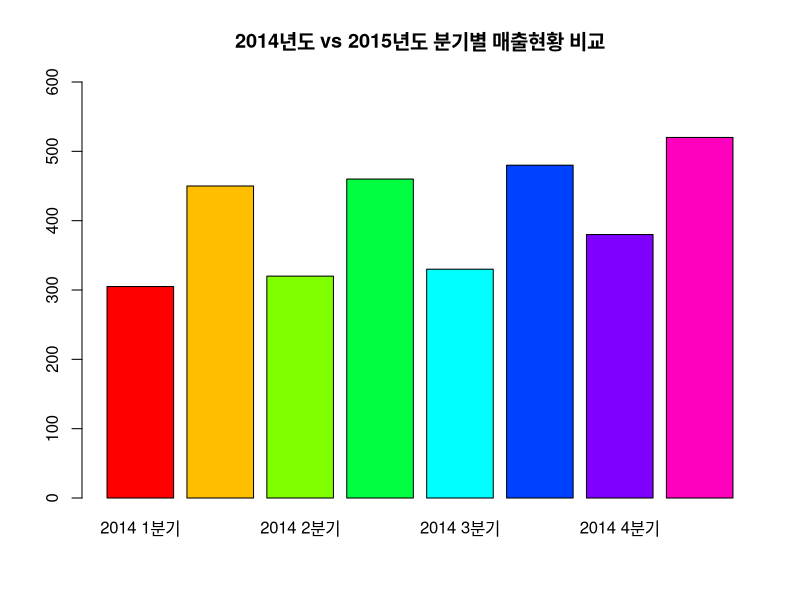
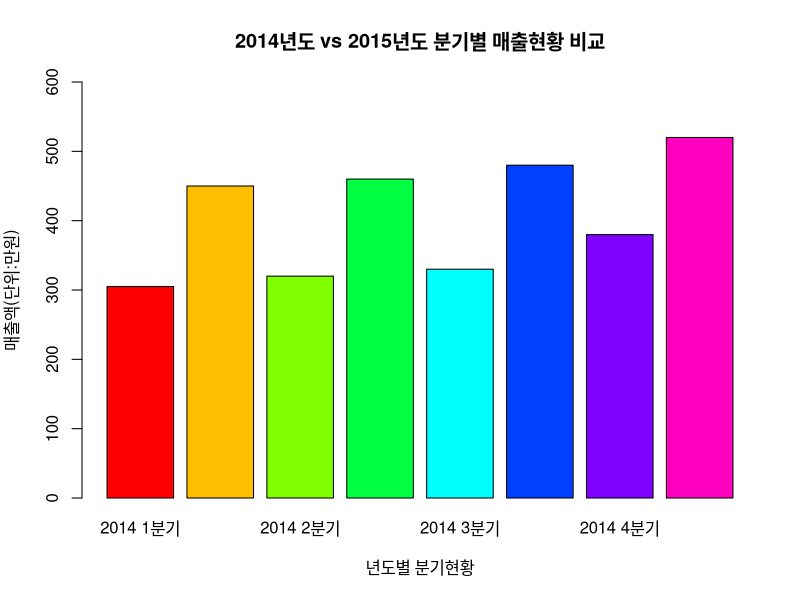
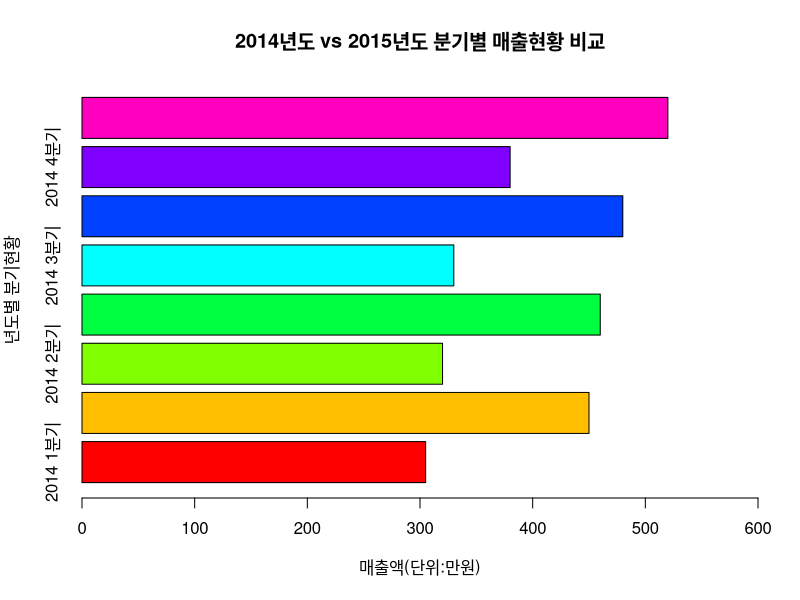
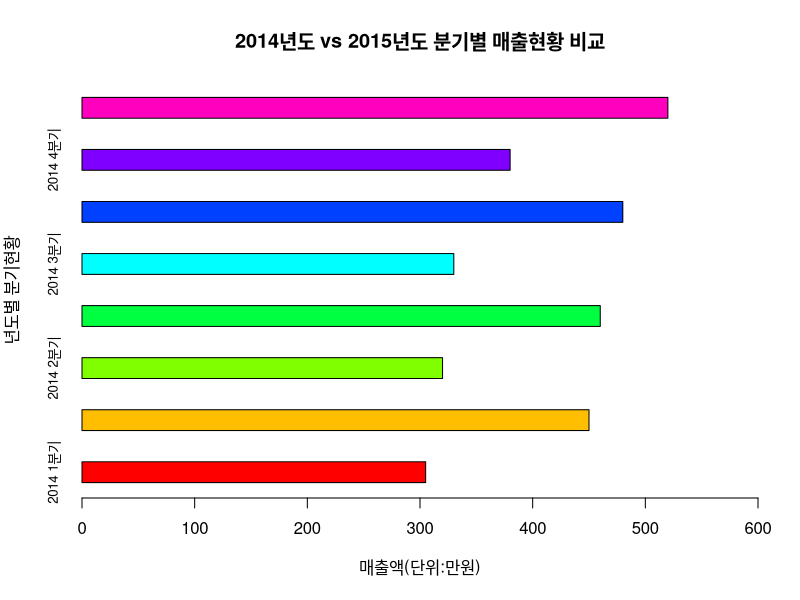
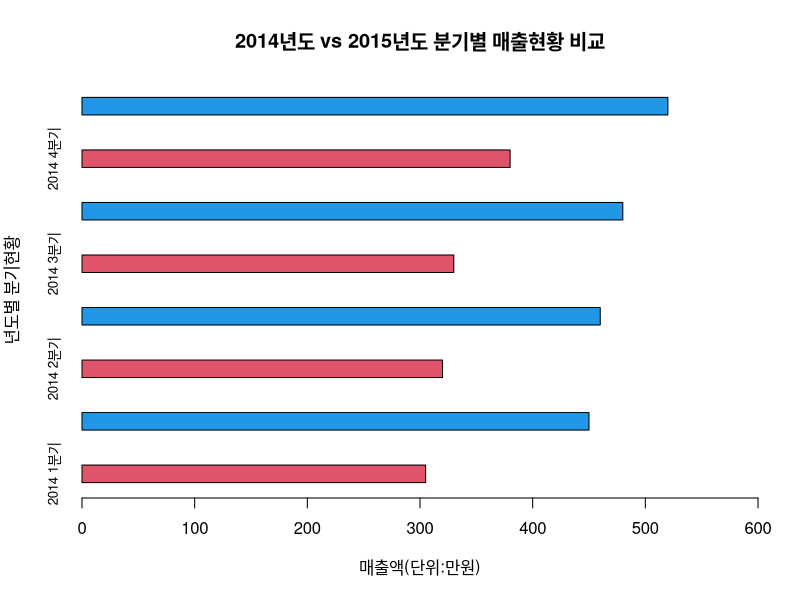
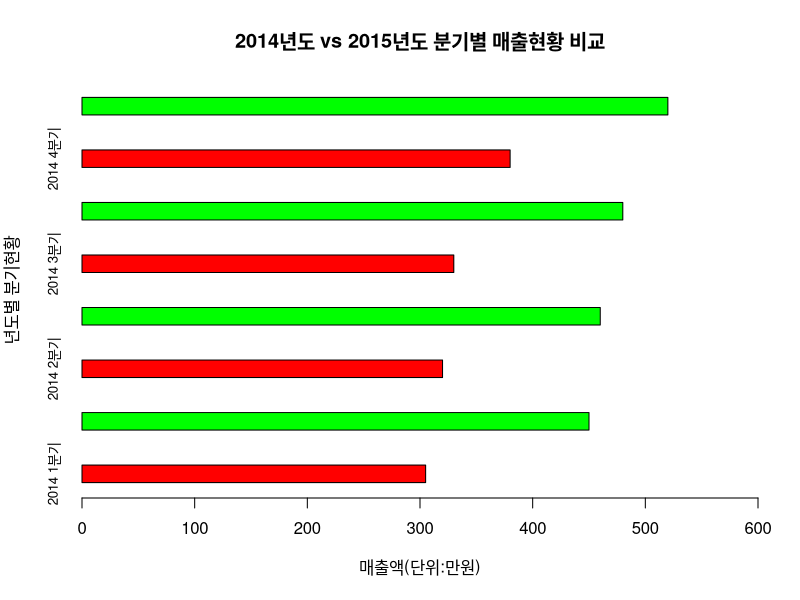
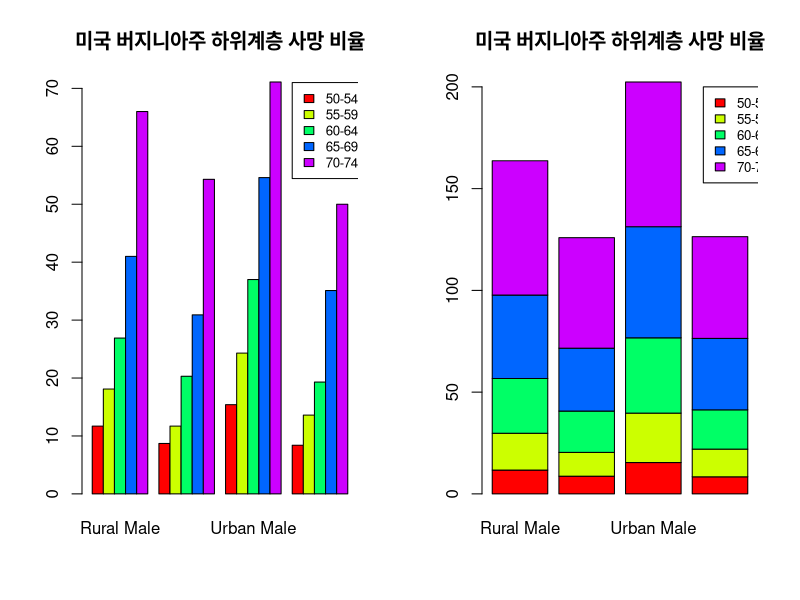
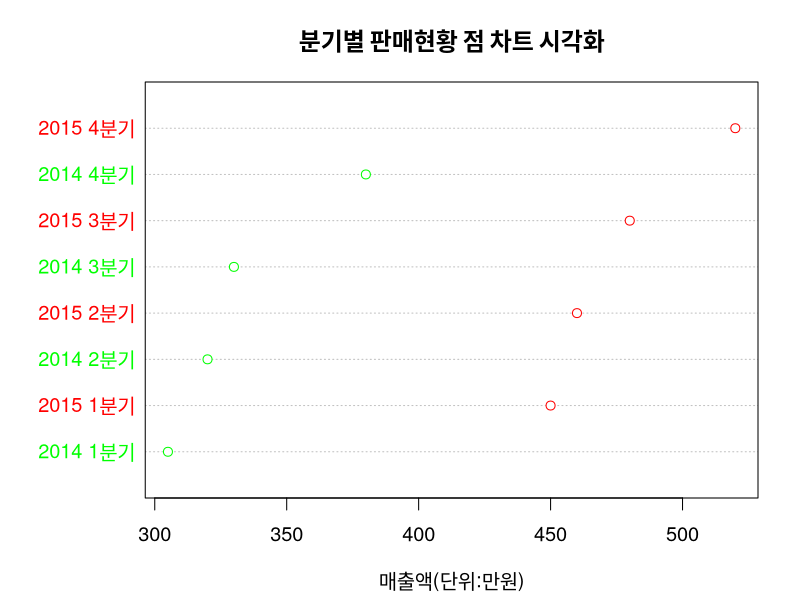

The R source for these figures, in order: (Note: this script raises an error after producing the figures.)
# chap05_DataVisualization

######################################
##  Chapter05. 데이터 시각화 
######################################

# 이산변수와 연속변수 시각화 

# 1. 이산변수(discreate quantitative data) 시각화
#  - 정수 단위로 나누어 측정할 수 있는 변수 

#  1) 막대차트 시각화 
#    (1) 세로 막대 차트 

# 막대 차트 데이터 생성 
chart_data <- c(305,450,320,460,330,480,380,520)
names(chart_data) <- c("2014 1분기","2015 1분기","2014 2분기","2015 2분기","2014 3분기","2015 3분기","2014 4분기","2015 4분기")

str(chart_data)
chart_data

# 세로 막대 차트
help("barplot")
barplot(chart_data, ylim = c(0, 600), col = rainbow(8),
        main = "2014년도 vs 2015년도 분기별 매출현황 비교")

barplot(chart_data, ylim = c(0, 600), 
        ylab="매출액(단위:만원)", xlab="년도별 분기현황",
        col = rainbow(8), 
        main = "2014년도 vs 2015년도 분기별 매출현황 비교")


#    (2) 가로 막대 차트

barplot(chart_data, xlim = c(0, 600), horiz = T, 
        xlab = "매출액(단위:만원)", ylab="년도별 분기현황",
        col=rainbow(8), 
        main= "2014년도 vs 2015년도 분기별 매출현황 비교")


barplot(chart_data, xlim = c(0, 600), horiz = T, 
        xlab = "매출액(단위:만원)", 
        ylab="년도별 분기현황", col=rainbow(8), 
        space=1.5, cex.names=0.8,
        main= "2014년도 vs 2015년도 분기별 매출현황 비교")


# red와 blue 색상 4회 반복
barplot(chart_data, xlim = c(0, 600), horiz = T,
        xlab = "매출액(단위:만원)", 
        ylab="년도별 분기현황", col=rep(c(2, 4), 4),
        space=2, cex.names=0.8,
        main= "2014년도 vs 2015년도 분기별 매출현황 비교")
# col=rep(c(2, 4), ) : 검은색(1),빨간색(2),초록색(3),파란색(4),하늘색(5),자주색(6),노란색(7)

barplot(chart_data, xlim = c(0, 600), horiz = T,
        xlab = "매출액(단위:만원)", 
        ylab="년도별 분기현황", col=rep(c("red", "green"), 4),
        space=2, cex.names=0.8,
        main= "2014년도 vs 2015년도 분기별 매출현황 비교")


# 누적 막대 차트
data("VADeaths")
VADeaths

str(VADeaths)
class(VADeaths)
mode(VADeaths)

# 개별 차트와 누적 차트 그리기

# 개별차트
par(mfrow=c(1,2)) # 1행2열 그래프 보기
barplot(VADeaths, beside = T, col = rainbow(5),
        main = "미국 버지니아주 하위계층 사망 비율")
legend(19, 71, c("50-54","55-59", "60-64","65-69", "70-74"),
       cex=0.8, fill = rainbow(5))


# 누적차트
barplot(VADeaths, beside = F, col = rainbow(5),
        main = "미국 버지니아주 하위계층 사망 비율")
legend(4, 200, c("50-54","55-59", "60-64","65-69", "70-74"),
       cex=0.8, fill = rainbow(5))


#  2) 점 차트 시각화
help("dotchart")

par(mfrow=c(1,1)) # 1행1열 그래프 보기
dotchart(chart_data, color = c("green", "red"), 
         labels=names(chart_data), 
         xlab = "매출액(단위:만원)", cex=1.2,
         main="분기별 판매현황 점 차트 시각화")

dotchart(chart_data, color = c("green", "red"), 
         labels=names(chart_data), lcolor="black", 
         pch=2:3, cex=1.2, 
         xlab = "매출액(단위:만원)", 
         main="분기별 판매현황 점 차트 시각화")
# pch : 원(1), 삼각형(2), +(3)
# cex : 레이블과 점의 크기 확대 역할.

#  3) 원형 차트 시각화
help(pie)
par(mfrow=c(1,1))
pie(chart_data, labels = names(chart_data), border = 'blue', 
    col = rainbow(8), cex=1.2)
title("2014~2015년도 분기별 매출현황")



# 2. 연속변수(continuous quantitative data) 시각화
#   - 시간, 길이 등과 같은 연속성을 가진 변수.

#  1) 상자 그래프 시각화 : 요약정보를 시각화하는 데 효과적. 특히 데이터의 분포 정도와 이상치 발견을 목적으로 하는 경우 유용.

boxplot(VADeaths, range=0)  # 상자 그래프 시각화
# range = 0 : 최소값과 최대값을 점선으로 연결하는 역할.


boxplot(VADeaths, range=0, notch=T)
abline(h=37, lty=3, col="red") # 기준선 추가(lty=3:점선)

summary(VADeaths)



#  2) 히스토그램 시각화
data(iris) # iris 데이터 셋 가져오기 
head(iris)
table(iris$Species)
names(iris)
iris
summary(iris$Sepal.Length)

hist(iris$Sepal.Length, xlab = "iris$Sepal.Length",
     col = "magenta",
     main = "iris 꽃받침 길이 histogram", xlim=c(4.0, 8.0))

summary(iris$Sepal.Width)

hist(iris$Sepal.Width, xlab = "iris$Sepal.Width",
     col = "mistyrose",
     main = "iris 꽃받침 넓이 histogram", xlim=c(2.0, 4.5))


par(mfrow=c(1, 2))

hist(iris$Sepal.Width, xlab = "iris$Sepal.Width",
     col = "green", xlim = c(2.0, 4.5),
     main = "iris 꽃받침 넓이 histogram")


# 확률 밀도로 히스토그램 그리기 - 연속형변수의 확률
hist(iris$Sepal.Width, xlab = "iris$Sepal.Width",
     col = "mistyrose", freq = F, xlim = c(2.0, 4.5),
     main = "iris 꽃받침 넓이 histogram")

# 밀도를 기준으로 line을 그려준다.
lines(density(iris$Sepal.Width), col="red")

# 정규분포 곡선 추정
par(mfrow=c(1,1))

# 히스토그램 시각화
hist(iris$Sepal.Width, xlab = "iris$Sepal.Width",
     col = "mistyrose", freq = F, xlim = c(2.0, 4.5),
     main = "iris 꽃받침 넓이 histgram")


# 밀도 분포 곡선 추가
lines(density(iris$Sepal.Width), col="red")

x <- seq(2.0, 4.5, 0.1)
x
# 정규분포곡선 추가
curve(dnorm(x, mean = mean(iris$Sepal.Width), 
            sd=sd(iris$Sepal.Width)),
      col = "blue", add = T)


#  3) 산점도 시각화
#   - 두 개 이상의 변수들 사이의  분포를 점으로 표시한 차트를 의미.

# 기본 산점도 시각화 
price <- runif(10, min = 1, max = 100) # 1~100 사이의 10개 난수 발생.
plot(price)


# 대각선 추가 
par(new=T) # 차트 추가
line_chart <- c(1:100)
line_chart
plot(line_chart, type = "l", col="red", axes = F, ann = F)

# 텍스트 추가
text(70,80,"대각선 추가", col="blue")



# type 속성으로 그리기
par(mfrow=c(2,2)) # 2행 2열 차트 그리기
plot(price, type = "l") # 유형:실선
plot(price, type = "o") # 유형:원형과 실선(원형통과)
plot(price, type = "h") # 유형:직선
plot(price, type = "s") # 유형:꺽은선


# pch 속성으로 그리기
plot(price, type = "o", pch = 5) # 빈 사각형 
plot(price, type = "o", pch = 15) # 채워진 사각형
plot(price, type = "o", pch = 20, col="blue")
plot(price, type = "o", pch = 20, col="orange", cex=1.5) # character expension(확대)
plot(price, type = "o", pch = 20, col="orange", cex=1.5, lwd=3) # lwd : line width


#  4) 중첩 자료 시각화

# 중복된 자료의 수 만큼 점의 크기 확대하기 

par(mfrow=c(1,1)) # 1행 1열

# 단계1 : 두 개의 벡터 객체 
x <- c(1,2,3,4,2,4)
y <- rep(2,6)
x;y

# 단계2 : 교차테이블 작성 
table(x, y)

# 단계3 : 산점도 시각화 
plot(x, y)


# 단계4 : 데이터프레임 생성
xy.df <- as.data.frame(table(x,y))
xy.df

# 단계5 : 좌표에 중복된 수 만큼 점 확대
plot(x, y, pch=15, col="blue",
     xlab = "x 벡터 원소", 
     ylab = "y 벡터 원소",
     cex = 0.8 * xy.df$Freq)


# galton 데이터 셋 대상 중복 자료 시각화 

# 단계1. galton 데이터 셋 가져오기
install.packages("psych")
library(psych)
data("galton")
head(galton)
str(galton) # 928 obs.

# 단계2. 데이터프레임으로 변환
galtonData <- as.data.frame(table(galton$child, galton$parent))
head(galtonData)
str(galtonData) # 154 obs.(928 관측치가 중복 제외한 154개 관측치 생성)

# 단계3. 컬럼 단위 추출
names(galtonData) <- c("child", "parent", "freq") #컬럼에 이름 지정 
head(galtonData)

parent <- as.numeric(galtonData$parent)
child <- as.numeric(galtonData$child)


# 단계4. 점의 크기 확대 
plot(parent, child, pch=21, col="blue", bg="green", 
     xlab = "parent", ylab = "child",
     cex=0.2*galtonData$freq)



#  5) 변수 간의 비교 시각화
# 4개 변수의 상호 비교
attributes(iris)
data(iris)
help(pairs)

# matrix 또는 데이터프레임의 numeric 컬럼을 대상으로 변수들 사이의 비교 결과를 행렬구조의 분산된 그래프로 제공.
pairs(iris[,1:4]) # "Sepal.Length" "Sepal.Width"  "Petal.Length" "Petal.Width"


# 꽃의 종류가 "virginica"와 "setosa"를 대상으로 4개 변수 상호 비교 
pairs(iris[iris$Species=="virginica", 1:4])
pairs(iris[iris$Species=="setosa", 1:4])
pairs(iris[iris$Species=="versicolor", 1:4])


# 3차원 산점도 시각화 

# 단계1. 패키지 설치 및 로딩
install.packages('scatterplot3d')
library(scatterplot3d)

# Factor의 levels 보기
levels(iris$Species)
# [1] "setosa" "versicolor" "virginica" 


# 단계2. 꽃의 종류별 분류
iris_setosa <- iris[iris$Species == 'setosa',]
iris_versicolor <- iris[iris$Species == 'versicolor',]
iris_virginica <- iris[iris$Species == 'virginica',]


# 단계3. 3차원 틀 생성 
# scatterplot3d(밑변, 오른쪽변 컬럼명, 왼쪽변 컬럼명, type)
d3 <- scatterplot3d(iris$Petal.Length, iris$Sepal.Length, iris$Sepal.Width, type = 'n') # type : h->수직선, p->점, l->선 


# 단계4. 3차원 산점도 시각화 
d3$points3d(iris_setosa$Petal.Length, 
            iris_setosa$Sepal.Length, 
            iris_setosa$Sepal.Width, 
            bg='orange', pch=21) # 타원 산점도 

d3$points3d(iris_versicolor$Petal.Length, 
            iris_versicolor$Sepal.Length, 
            iris_versicolor$Sepal.Width, 
            bg='blue', pch=23) # 마름모꼴 산점도 

d3$points3d(iris_virginica$Petal.Length, 
            iris_virginica$Sepal.Length, 
            iris_virginica$Sepal.Width, 
            bg='green', pch=25) # 역삼각형 산점도
